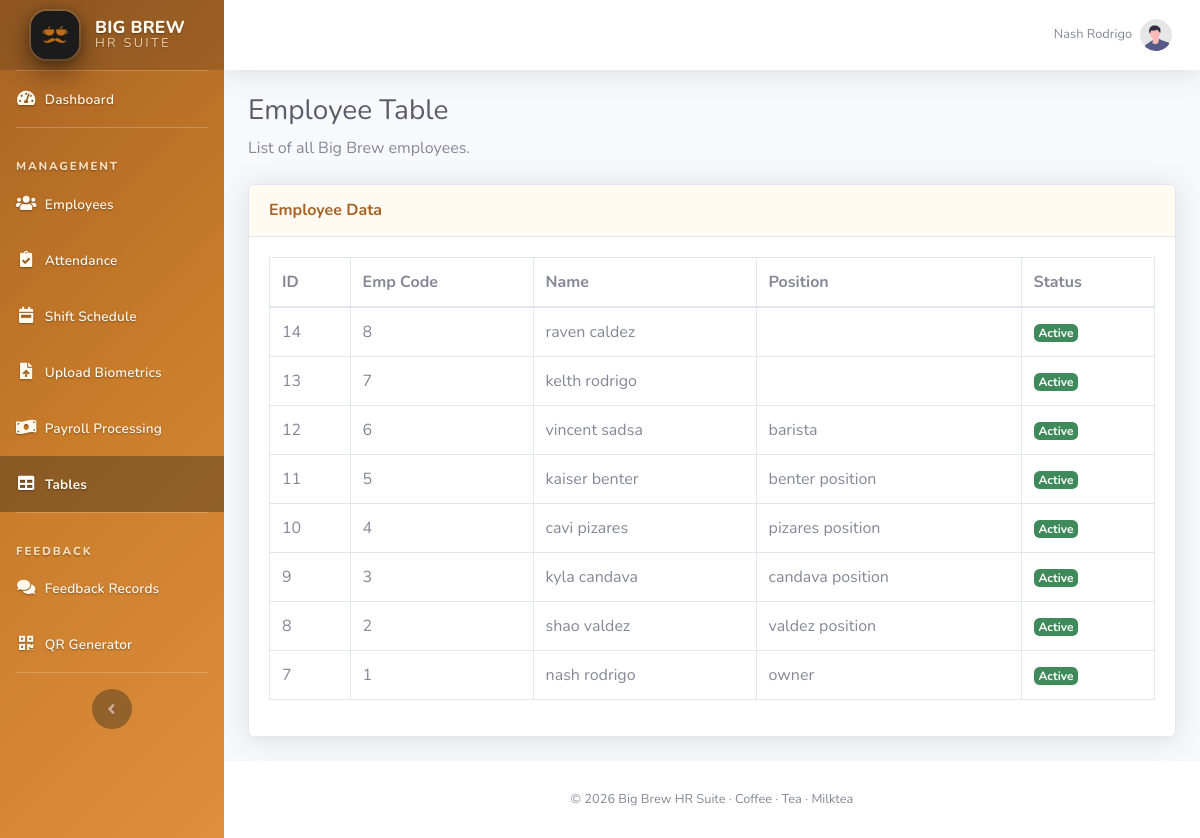
The page /table.php (signed in) on the database its author committed.
### tables this page shows
CREATE TABLE `employees` (
  `id` int(11) NOT NULL,
  `employee_id` varchar(50) NOT NULL,
  `first_name` varchar(100) NOT NULL,
  `last_name` varchar(100) NOT NULL,
  `position` varchar(150) DEFAULT NULL,
  `branch` varchar(150) DEFAULT NULL,
  `contact_number` varchar(20) DEFAULT NULL,
  `email` varchar(150) DEFAULT NULL,
  `hourly_rate` decimal(8,2) NOT NULL DEFAULT 0.00,
  `shift_id` int(11) DEFAULT NULL,
  `status` varchar(20) DEFAULT 'active',
  `created_at` timestamp NOT NULL DEFAULT current_timestamp(),
  `updated_at` timestamp NOT NULL DEFAULT current_timestamp() ON UPDATE current_timestamp()
);

### includes/auth_check.php (called while the page is built, shortened)
<?php
function is_logged_in() {
    return isset($_SESSION['user_id']);
}
function current_user() {
    if (is_logged_in()) {
        return [
            'id' => $_SESSION['user_id'],
            'username' => $_SESSION['username'] ?? '',
            'name' => $_SESSION['name'] ?? ''
        ];
    }
    return null;
}
function is_admin() {
    if (isset($_SESSION['role'])) {
        return strcasecmp($_SESSION['role'], 'Admin') === 0;
    }
    return false;
}

### table.php (the view, shortened to what this page needs)
<?php
require_once 'includes/auth_check.php';
require_once 'db_con.php';
$active_nav = 'table';
$extra_css = ['assets/vendor/datatables/dataTables.bootstrap4.min.css'];
$rows = [];
if ($conn) {
    try {
        $stmt = $conn->query("SELECT e.id, e.employee_id, e.first_name, e.last_name, e.position, e.status
            FROM employees e
            ORDER BY e.id DESC");
        $rows = $stmt->fetchAll();
    } catch (Exception $e) {}
}
require 'includes/head.php';
require 'includes/layoutSidenav_nav.php';
?>
<div class="container-fluid">
    <h1 class="h3 mb-2 text-gray-800">Employee Table</h1>
    <p class="mb-4">List of all Big Brew employees.</p>
    <div class="card shadow mb-4">
        <div class="card-header py-3"><h6 class="m-0 font-weight-bold text-primary">Employee Data</h6></div>
        <div class="card-body">
            <div class="table-responsive">
                <table class="table table-bordered text-nowrap" id="dataTable" width="100%" cellspacing="0" style="min-width:820px;">
                    <thead>
                        <tr>
                            <th>ID</th><th>Emp Code</th><th>Name</th><th>Position</th><th>Status</th>
                        </tr>
                    </thead>
                    <tbody>
                        <?php foreach ($rows as $r): ?>
                        <tr>
                            <td class="text-nowrap"><?php echo $r['id']; ?></td>
                            <td class="text-nowrap"><?php echo htmlspecialchars($r['employee_id']); ?></td>
                            <td><?php echo htmlspecialchars($r['first_name'] . ' ' . $r['last_name']); ?></td>
                            <td class="text-break"><?php echo htmlspecialchars($r['position'] ?? '-'); ?></td>
                            <td class="text-nowrap"><span class="badge badge-<?php echo $r['status'] === 'active' ? 'success' : 'secondary'; ?>"><?php echo ucfirst($r['status']); ?></span></td>
                        </tr>
                        <?php endforeach; ?>
                    </tbody>
                </table>
            </div>
        </div>
    </div>
</div>
<?php
require 'includes/footer.php';
require 'includes/footercdn.php';

### includes/head.php (shortened to what this page needs)
<?php require_once __DIR__ . '/brand.php'; ?>
<!DOCTYPE html>
<html lang="en">
<head>
    <link href="assets/vendor/fontawesome-free/css/all.min.css" rel="stylesheet" type="text/css">
    <link href="css/sb-admin-2.min.css" rel="stylesheet">
    <?php if (!empty($extra_css)): foreach ((array)$extra_css as $css): ?>
    <link href="<?php echo htmlspecialchars($css); ?>" rel="stylesheet">
    <?php endforeach; endif; ?>
</head>
<body id="page-top">

### includes/layoutSidenav_nav.php (shortened to what this page needs)
<?php
require_once __DIR__ . '/brand.php';
if (!isset($user) && function_exists('current_user')) {
    $user = current_user();
}
$isAdminView = function_exists('is_admin') ? is_admin() : true;
$active_nav = $active_nav ?? 'dashboard';
$nav_active = function($key) use ($active_nav) { return $active_nav === $key ? ' active' : ''; };
?>
    <div id="wrapper">
        <ul class="navbar-nav bg-gradient-primary sidebar sidebar-dark accordion" id="accordionSidebar">
            <a class="sidebar-brand d-flex align-items-center justify-content-center" href="index.php" style="padding: .9rem .5rem;">
                <div class="sidebar-brand-icon mr-2" style="width:48px;height:48px;display:flex;align-items:center;justify-content:center;">
                    <?php bigbrew_logo_img(48, true); ?>
                </div>
                <div class="sidebar-brand-text mx-2 text-left" style="line-height:1.05;">
                    <div class="font-weight-800" style="font-size:1.08rem;letter-spacing:.01em;">Big Brew</div>
                    <div class="small font-weight-normal text-uppercase" style="letter-spacing:.18em;opacity:.82;color:#ffe7c7;">HR Suite</div>
                </div>
            </a>
            <hr class="sidebar-divider my-0">
            <li class="nav-item<?php echo $nav_active('dashboard'); ?>">
                <a class="nav-link" href="index.php">
                    <i class="fas fa-fw fa-tachometer-alt"></i>
                    <span><?php echo $isAdminView ? 'Dashboard' : 'My Dashboard'; ?></span></a>
            </li>
            <hr class="sidebar-divider">
            <?php if ($isAdminView): ?>
            <div class="sidebar-heading">
                Management
            </div>
            <li class="nav-item<?php echo $nav_active('employees'); ?>">
                <a class="nav-link" href="employees.php">
                    <i class="fas fa-fw fa-users"></i>
                    <span>Employees</span></a>
            </li>
            <li class="nav-item<?php echo $nav_active('attendance'); ?>">
                <a class="nav-link" href="attendance.php">
                    <i class="fas fa-fw fa-clipboard-check"></i>
                    <span>Attendance</span></a>
            </li>
            <li class="nav-item<?php echo $nav_active('shifts'); ?>">
                <a class="nav-link" href="shifts.php">
                    <i class="fas fa-fw fa-calendar-week"></i>
                    <span>Shift Schedule</span></a>
            </li>
            <li class="nav-item<?php echo $nav_active('upload'); ?>">
                <a class="nav-link" href="upload_attendance.php">
                    <i class="fas fa-fw fa-file-upload"></i>
                    <span>Upload Biometrics</span></a>
            </li>
            <li class="nav-item<?php echo $nav_active('payroll'); ?>">
                <a class="nav-link" href="payroll.php">
                    <i class="fas fa-fw fa-money-bill-wave"></i>
                    <span>Payroll Processing</span></a>
            </li>
            <li class="nav-item<?php echo $nav_active('table'); ?>">
                <a class="nav-link" href="table.php">
                    <i class="fas fa-fw fa-table"></i>
                    <span>Tables</span></a>
            </li>
            <hr class="sidebar-divider">
            <div class="sidebar-heading">
                Feedback
            </div>
            <li class="nav-item<?php echo $nav_active('feedback'); ?>">
                <a class="nav-link" href="feedback.php">
                    <i class="fas fa-fw fa-comments"></i>
                    <span>Feedback Records</span></a>
            </li>
            <li class="nav-item<?php echo $nav_active('qr'); ?>">
                <a class="nav-link" href="feedback_qr.php">
                    <i class="fas fa-fw fa-qrcode"></i>
                    <span>QR Generator</span></a>
            </li>
            <?php endif; ?>
            <hr class="sidebar-divider d-none d-md-block">
            <div class="text-center d-none d-md-inline">
                <button class="rounded-circle border-0" id="sidebarToggle"></button>
            </div>
        </ul>
        <div id="content-wrapper" class="d-flex flex-column">
            <div id="content">
<?php require __DIR__ . '/nav.php'; ?>

### includes/brand.php (shortened to what this page needs)
<?php
if (!function_exists('bigbrew_logo_img')) {
    function bigbrew_logo_img($size = 48, $dark_frame = false, $echo = true) {
        $s = (int)$size;
        $tag = '<img src="' . htmlspecialchars(BIGBREW_LOGO_JPG) . '" width="' . $s . '" height="' . $s . '" alt="Big Brew" style="display:block; width:100%; height:100%; object-fit:cover; border-radius:14px;">';
        if ($dark_frame) {
            $tag = '<div style="display:inline-block; width:'.$s.'px; height:'.$s.'px; background:#111111; border-radius:16px; padding:0; overflow:hidden; box-shadow: 0 12px 30px rgba(0,0,0,0.35), 0 0 0 2px rgba(255,243,227,0.15);">' . $tag . '</div>';
        } else {
            $tag = '<div style="display:inline-block; border-radius:12px; overflow:hidden;">' . $tag . '</div>';
        }
        if ($echo) echo $tag;
        return $tag;
    }
}

### includes/nav.php (shortened to what this page needs)
<?php
$displayName = isset($user) ? ($user['name'] ?: $user['username']) : 'Admin';
?>
                <nav class="navbar navbar-expand navbar-light bg-white topbar mb-4 static-top shadow">
                    <ul class="navbar-nav ml-auto">
                        <li class="nav-item dropdown no-arrow">
                            <a class="nav-link dropdown-toggle" href="#" id="userDropdown" role="button" data-toggle="dropdown" aria-haspopup="true" aria-expanded="false">
                                <span class="mr-2 d-none d-lg-inline text-gray-600 small"><?php echo htmlspecialchars($displayName); ?></span>
                                <img class="img-profile rounded-circle" src="assets/img/undraw_profile.svg">
                            </a>
                        </li>
                    </ul>
                </nav>

### includes/footer.php (shortened to what this page needs)
        </div>
        <footer class="sticky-footer bg-white">
            <div class="container my-auto">
                <div class="copyright text-center my-auto">
                    <span>&copy; <?php echo date('Y'); ?> Big Brew HR Suite &middot; Coffee &middot; Tea &middot; Milktea</span>
                </div>
            </div>
        </footer>
    </div>
</div>

### includes/footercdn.php (shortened to what this page needs)
</body>
</html>

### rows shown on the page
employees: id "14", employee "8", first_name+last_name "raven caldez", status "Active"
employees: id "13", employee "7", first_name+last_name "kelth rodrigo", status "Active"
employees: id "12", employee "6", first_name+last_name "vincent sadsa", position "barista", status "Active"
employees: id "11", employee "5", first_name+last_name "kaiser benter", position "benter position", status "Active"
employees: id "10", employee "4", first_name+last_name "cavi pizares", position "pizares position", status "Active"
employees: id "9", employee "3", first_name+last_name "kyla candava", position "candava position", status "Active"
employees: id "8", employee "2", first_name+last_name "shao valdez", position "valdez position", status "Active"
employees: id "7", employee "1", first_name+last_name "nash rodrigo", position "owner", status "Active"

### other values the page prints
$displayName "Nash Rodrigo"
